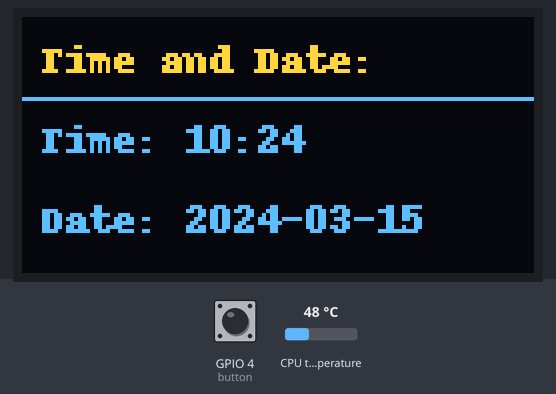
The program below on a simulated Raspberry Pi (BCM pin numbers). Parts: 128×64 one-colour display. The test bench sets the inputs (shaded band); at power-on: GPIO 4 (button) HIGH, CPU temperature 48 °C. The OLED is the two-colour kind (top 16 rows yellow); the clock reads 2024-03-15 10:24:30 at power-on unless the program sets it; system figures (address, load, memory, disk, uptime) are fixed made-up values; what the program prints to the terminal is not drawn.

Above: at 1.2 s.
1.3 s: GPIO 4 (button) pulled LOW for 0.15 s
4.4 s: GPIO 4 (button) pulled LOW for 1 s
At 5.4 s:
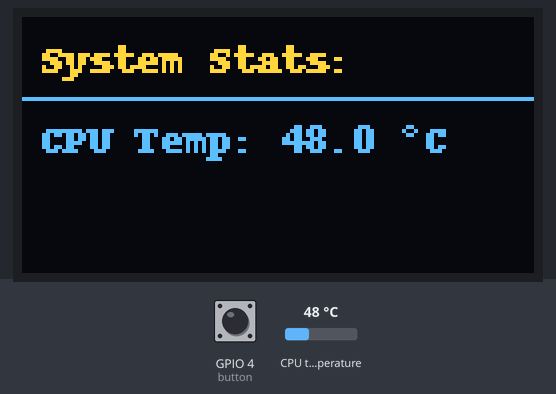
6.9 s: GPIO 4 (button) pulled LOW for 3.2 s
At 10.5 s:
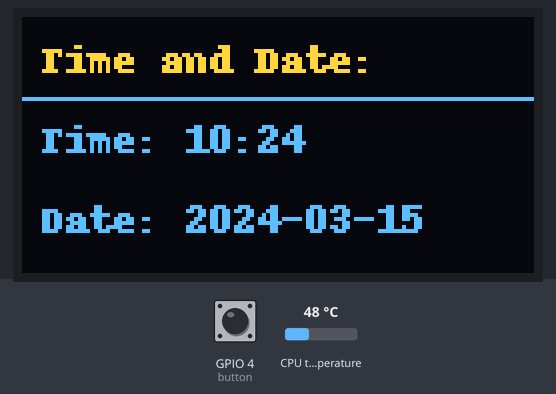
11.6 s: GPIO 4 (button) pulled LOW for 0.15 s
At 16.2 s:
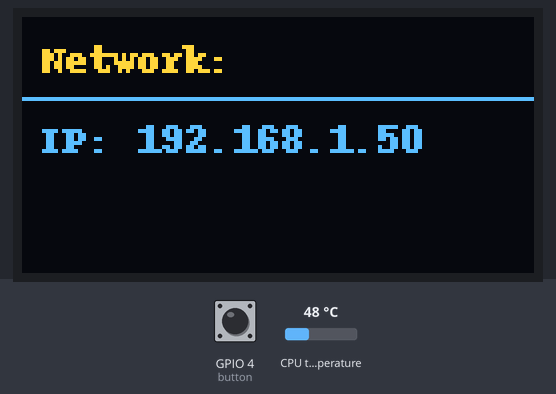
Timing chart, 0 to 17.5 s (numbered marks = the images above; inputs shaded):
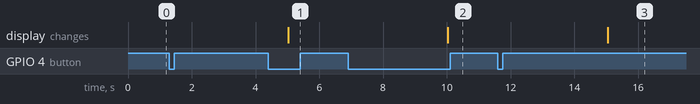

Measured:
- after the input at 1.3 s, every drawn part: stays the same
- after the input at 4.4 s, the display: changes after 0.62 s (image 1)
- after the input at 6.9 s, the display: changes after 3.1 s (image 2)
- after the input at 11.6 s, the display: changes after 3.4 s (image 3)

The program:

system_monitor.py
```python
import subprocess
from luma.core.interface.serial import spi
from luma.core.render import canvas
from luma.oled.device import ssd1306
import time
from datetime import datetime as dt
from gpiozero import Button

serial = spi(device=0, port=0, gpio_DC=24, gpio_RST=25)
device = ssd1306(serial)

button = Button(4)

menu=0

def button_pressed():
    global menu
    if menu<2:
        menu = menu + 1
    else:
        menu = 0

def clock():
    now = dt.now()
    nowDate = now.date()
    nowTime = now.time()
    formatedTime =  str(nowTime.hour) + ":" + str(nowTime.minute) + ":" +str(nowTime.second)
    stringDate = nowDate.isoformat()
    with canvas(device) as draw:
        draw.text((70, 0), stringDate, fill="white")
        draw.text((0, 0), formatedTime, fill="white")

def get_cpu_temp():
    with open("/sys/class/thermal/thermal_zone0/temp", "r")as f:
        temp = f.read()
    return f"{float(temp) / 1000:.1f} °C"

def get_ip_address():
    cmd = "hostname -I | cut -d' ' -f1"
    try:
        ip = subprocess.check_output(cmd, shell=True).decode("utf-8").strip()
    except:
        ip = "No Network"
    return ip

def get_time():
    now = dt.now()
    nowTime = now.time()
    formattedTime = str(nowTime.hour) + ":" + str(nowTime.minute)#+ ":" + str(nowTime.second)
    return formattedTime

def get_date():
    now = dt.now()
    nowDate = now.date()
    stringDate = nowDate.isoformat()
    return stringDate

try:
    print("System monitor should be working!")
    while True:
        button.when_pressed = button_pressed
        with canvas(device) as draw:
            if menu == 0:
                draw.text((5, 5), "Time and Date:", fill="white")
                draw.line([(0, 20), (127, 20)], fill="white")
                draw.text((5, 25), f"Time: {get_time()}", fill="white")
                draw.text((5, 45), f"Date: {get_date()}", fill="white")
            elif menu == 1:
                draw.text((5, 5), "Network:", fill="white")
                draw.line([(0,20), (127,20)], fill="white")
                draw.text((5, 25), f"IP: {get_ip_address()}", fill="white")
            elif menu == 2:
                draw.text((5, 5), "System Stats:", fill="white")
                draw.line([(0, 20), (127, 20)], fill="white")
                draw.text((5, 25), f"CPU Temp: {get_cpu_temp()}", fill="white")

            #draw.text((5, 5), f"IP: {get_ip_address()}", fill="white")
            #draw.text((5, 25), f"CPU Temp: {get_cpu_temp()}", fill="white")
            #draw.text((5, 45), f"Time: {get_time()}", fill="white")
        time.sleep(5)
except KeyboardInterrupt:
    device.cleanup()
    print("Clean exit!")
```
